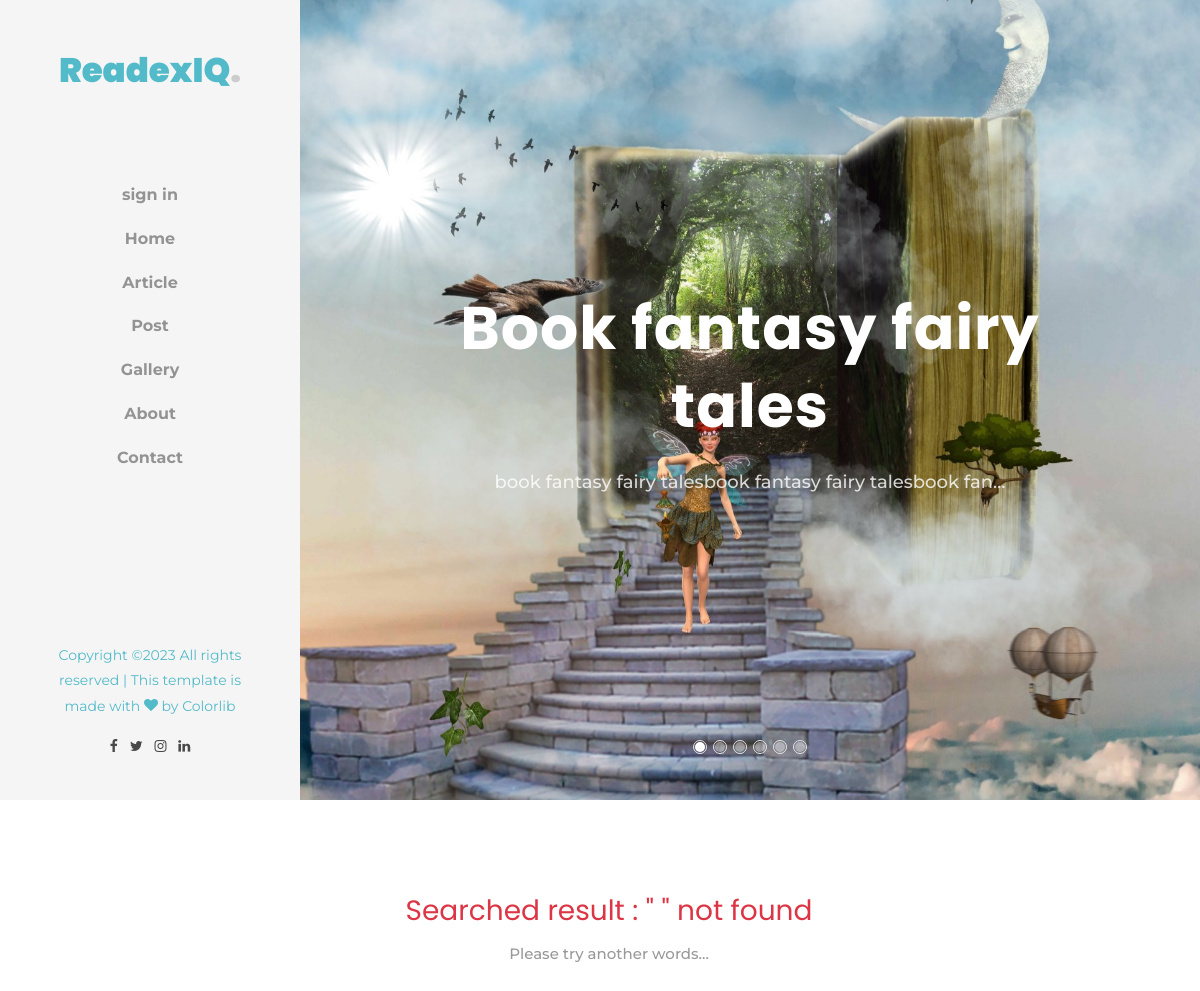
Screenshot of /article/post/search with the database file from the repository.
### bookApp/models.py (models this page shows, shortened)
class Author(models.Model):
    user = models.OneToOneField(User, on_delete=models.CASCADE)
    first_name = models.CharField(max_length=20, blank=False, null=True)
    last_name = models.CharField(max_length=20, blank=False, null=True)
    about = models.TextField(blank=False, null=True)
    address = models.TextField(blank=False, null=True)
    street = models.TextField(blank=False, null=True)
    website_name = models.TextField(default='Elen', blank=True, null=True)
    facebook_url = models.CharField(max_length=225, blank=True, null=True)
    twitter_url = models.CharField(max_length=225, blank=True, null=True)
    telegram_url = models.CharField(max_length=225, blank=True, null=True)
    linkdin_url = models.CharField(max_length=225, blank=True, null=True)
    telgram_url = models.CharField(max_length=225, blank=True, null=True)
    tel = models.IntegerField(default="(234) ", null=True)
    image = models.ImageField(upload_to='myApp/image',  blank=False, null=True)

class Post(models.Model):
    title = models.CharField(max_length=100, blank=False, null=True)
    overview = RichTextField(blank=False, null=True)
    updatetime = models.DateTimeField(auto_now=True, blank=False, null=True)
    timestamp = models.DateTimeField(auto_now_add=True, blank=False, null=True)
    like = models.IntegerField(default=0)
    viewer = models.IntegerField(default=0)
    author = models.ForeignKey(Author, related_name='post', on_delete=models.CASCADE)
    picture = models.ImageField(upload_to='myApp/image', blank=False, null=True)
    slug = models.SlugField(null=True)
    categories = models.ManyToManyField(Category, related_name="categories")

### bookApp/views.py (the view)
# urls.py: path('article/post/search', SearchView.as_view(), name='search'),
class SearchView(ListView):
    queryset = Post.objects.all()
    context_object_name = 'printers'
    template_name = 'bookApp/show-searched-list.html'
    def get_context_data(self,**kwargs):
        context = super().get_context_data(**kwargs)
        context['author'] = Author.objects.get(id=1)
        context['auth'] = Author.objects.all()
        context['printfail'] = Post.objects.order_by('?')
        context['move'] = Post.objects.order_by('?')[0:6]
        context['deprint'] = Post.objects.order_by('?')[0:3]
        context['print'] = Post.objects.order_by('-id')[0:4]
        context['sidetag'] = Category.objects.order_by('?')[0:9]
        context['sidebar'] = Post.objects.values('categories__title').annotate(Count('categories__title'))
        searcher = self.request.GET.get('searchs') or ''
        if searcher:
            context['printers'] = context['printers'].filter(title__istartswith=searcher)
            context['count'] = context['printers'].filter(title__icontains=searcher).count()
        context['searcher'] = searcher
        return context

### bookApp/templates/bookApp/show-searched-list.html (shortened to what this page needs)
{% extends 'bookapp/base.html' %}
{% load humanize %}
{% load static %}
  {% block content %}
	<div id="colorlib-page">
		<aside id="colorlib-aside" role="complementary" class="js-fullheight text-center">
			<h1 id="colorlib-logo"><a style="color: #17a3b8bb;" href="{% url 'home' %}">{{author.website_name|capfirst}}<span>.</span></a></h1>
			<nav id="colorlib-main-menu" role="navigation">
				<ul>
					{% if user.is_authenticated %}
				<li>
					<div class="border">
						{{user.username|capfirst|truncatechars:8}}<br>
						<small class="icon-user"> <a href="{% url 'logout' %}"> sign out</a></small>
				    </div>
				</li>
				{% else %}
				  <li><a href="{% url 'login' %}">sign in</a></li>
				{% endif %}
				<li><a href="{% url 'home' %}">Home</a></li>
				<li><a href="{% url 'article' %}">Article</a></li>
				<li><a href="{% url 'post' %}">Post</a></li>
				<li><a href="{% url 'photo' %}">Gallery</a></li>
				<li><a href="{% url 'about' %}">About</a></li>
				<li><a href="{% url 'contact' %}">Contact</a></li>
			</ul>
			</nav>
			<div style="color: #17a3b8bb;" class="colorlib-footer">
				<p>
			  Copyright &copy;<script>document.write(new Date().getFullYear());</script> All rights reserved | This template is made with <i class="icon-heart" aria-hidden="true"></i> by <a href="https://colorlib.com" target="_blank">Colorlib</a>
				<ul>
					<li><a><i class="icon-facebook"></i></a></li>
					<li><a><i class="icon-twitter"></i></a></li>
					<li><a><i class="icon-instagram"></i></a></li>
					<li><a><i class="icon-linkedin"></i></a></li>
				</ul>
			</div>
		</aside>
		<div id="colorlib-main">
			<section class="home-slider js-fullheight owl-carousel">
				{% for moving in move %}
		<a {% if user.is_authenticated %} href="{% url 'viewer' moving.pk %}" {% endif %} href="{% url 'blog-details' moving.pk %}" >
	      <div class="slider-item js-fullheight" style="background-image:url({{moving.picture.url}});">
	        <div class="container-fluid">
	          <div class="row no-gutters slider-text slider-text-2 js-fullheight align-items-center justify-content-center" data-scrollax-parent="true">
	          <div class="col-md-10 text-center ftco-animate" data-scrollax=" properties: { translateY: '70%' }">
	            <h1 class="mb-4" data-scrollax="properties: { translateY: '30%', opacity: 1.6 }">{{moving.title|capfirst|truncatechars:47}}</h1>
	            <p data-scrollax="properties: { translateY: '30%', opacity: 1.6 }">{{moving.overview|safe|capfirst|truncatechars:60}}</p>
	          </div>
	        </div>
	        </div>
	      </div>
		  </a>
   {% endfor %}
	    </section>
			<section class="ftco-section">
	    	<div class="container">
	    		<div class="row">
	    			<div class="col-lg-8">
	    				<div class="row">
							<div class="col-md-12 col-sm-12 col-xs-12">
								<div class="section-headline">
									{% if count %}
									<div class="text-center">
									<h3 class="text-success">Searched result : " {{searcher}} " found ( {{count}} )</h3>
									</div>
	        						<br><br><br><br>
									{% for printer in printers %}
									<div class="col-md-12">
										<div class="blog-entry ftco-animate">
											<a class="img" style="background-image: url({{printer.picture.url}});"></a>
											<div class="text pt-2 mt-3">
												{% if request.user.is_staff %}
												<span class="category mb-3 d-block">
													<a class="btn btn-outline-success icon-upload" href="{% url 'create-post'%}"></a>
													<a class="btn btn-outline-info icon-edit" href="{% url 'update-post' printer.slug %}"></a>
													<a class="btn btn-outline-danger icon-trash-o" href="{% url 'delete-post' printer.slug %}"></a>
												</span>
											  {% endif %}
									  <h3 class="mb-4"><a>{{printer.title|capfirst}}</a></h3>
									  <p class="mb-4">{{printer.overview|safe|capfirst|truncatechars:500}}</p>
									  <div class="author mb-4 d-flex align-items-center">
											<a class="img" style="background-image: url({{printer.author.image.url}});"></a>
											<div class="ml-3 info">
												<span>Written by</span>
												<h3><a >{{printer.author.first_name}}</a>, <span>{{printer.timestamp|naturaltime}}</span></h3>
											</div>
										</div>
									  <div class="meta-wrap d-md-flex ">
										<div class="half order-md-last">
											<p class="meta">
												<a {% if user.is_authenticated %} href="{% url 'like' printer.pk %}" {% endif %}>
												<span><i class="icon-heart-o"></i>{{ printer.like }}</span>
												   </a>
												   <a>
													<span><i class="icon-eye"></i>{{ printer.viewer }}</span>
												   </a>
											</p>
										</div>
										  <div class="half">
											<p><a {% if user.is_authenticated %} href="{% url 'viewer' printer.pk %}" {% endif %} href="{% url 'blog-details' printer.pk %}" class="btn btn-primary p-3 px-xl-4 py-xl-3">Continue Reading</a></p>
										</div>
									  </div>
									</div>
									</div>
									 </div>
									 {% endfor %}
   									{% else %}
									<div class="text-center">
									<h3 class="text-danger">Searched result : " {{searcher}} " not found</h3>
									<p>Please try another words...</p>
									</div>
									<br><br><br>
									{% endif %}
									<br><br>
								</div>
							</div>
	    				</div>
	    		  </div>
	    		</div>
	    	</div>
	    </section>
		</div>
	</div>
{% endblock %}

### bookApp/static/bookApp/css/icomoon.css (style rules this page uses)
[class^="icon-"], [class*=" icon-"] { font-family: 'icomoon' !important; speak: none; font-style: normal; font-weight: normal; font-variant: normal; text-transform: none; line-height: 1; -webkit-font-smoothing: antialiased; -moz-osx-font-smoothing: grayscale; }
.icon-heart:before { content: "\f004"; }
.icon-twitter:before { content: "\f099"; }
.icon-facebook:before { content: "\f09a"; }
.icon-linkedin:before { content: "\f0e1"; }
.icon-instagram:before { content: "\f16d"; }

### rows the page displays
Author: website_name "ReadexIQ"
Post: picture (picture), title "Book fantasy fairy tales", overview "book fantasy fairy talesbook fantasy fairy talesbook fan…"
